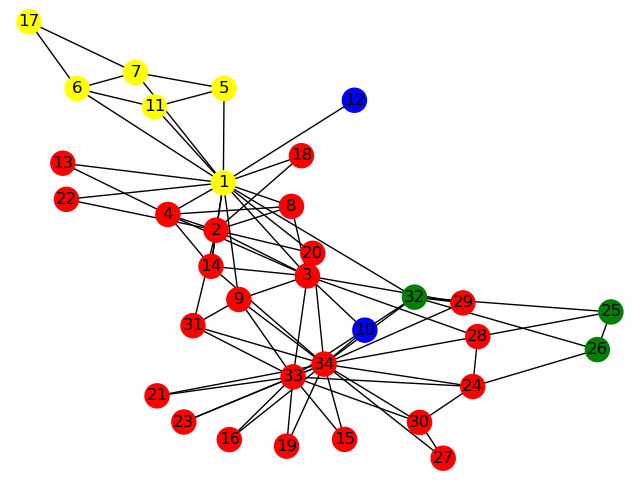

Source code (Python):
from collections import defaultdict
import networkx as nx
import matplotlib.pyplot as plt

class CPM():
    
    def __init__(self,G,k=3):
        self._G = G
        self._k = k

    def execute(self):
        # find all cliques which size > k
        cliques = list(nx.find_cliques(G))
        vid_cid = defaultdict(lambda:set())
        for i,c in enumerate(cliques):
            if len(c) < self._k:
                continue
            for v in c:
                vid_cid[v].add(i)
        
        # build clique neighbor
        clique_neighbor = defaultdict(lambda:set())
        remained = set()
        for i,c1 in enumerate(cliques):
            #if i % 100 == 0:
                #print i
            if len(c1) < self._k:
                continue
            remained.add(i)
            s1 = set(c1)
            candidate_neighbors = set()
            for v in c1:
                candidate_neighbors.update(vid_cid[v])
            candidate_neighbors.remove(i)
            for j in candidate_neighbors:
                c2 = cliques[j]
                if len(c2) < self._k:
                    continue
                if j < i:
                    continue
                s2 = set(c2)
                if len(s1 & s2) >= min(len(s1),len(s2)) -1:
                    clique_neighbor[i].add(j)
                    clique_neighbor[j].add(i) 
        
        # depth first search clique neighbors for communities
        communities = []
        for i,c in enumerate(cliques):
            if i in remained and len(c) >= self._k:
                #print 'remained cliques', len(remained)
                communities.append(set(c))
                neighbors = list(clique_neighbor[i])
                while len(neighbors) != 0:
                    n = neighbors.pop()
                    if n in remained:
                        #if len(remained) % 100 == 0:
                            #print 'remained cliques', len(remained)
                        communities[len(communities)-1].update(cliques[n])
                        remained.remove(n)
                        for nn in clique_neighbor[n]:
                            if nn in remained:
                                neighbors.append(nn)
        return communities
        
if __name__ == '__main__':
    # G = nx.karate_club_graph()
    G = nx.read_gml('karate.gml',label='id')
    algorithm = CPM(G, 3)
    communities = algorithm.execute()
    count = 0
    # print(len(G.nodes))
    color_map={}
    for i in range(1,len(G.nodes)):
        color_map[i]='blue'
    # print(color_map)
    node_list = list(G.nodes)
    color=['red','yellow','green','pink','blue']
    for community in communities:
        print(community)
        count += 1
        community = list(community)
        for i in range(len(community)):
            color_map[node_list[community[i]-1]]=color[count-1]
    # color_map=list(color_map)
    color_map1 = [c[1] for c in  sorted(color_map.items(),key=lambda x:x[0])]

    options = {
        "node_color":color_map1,
        "with_labels": True
    }

    nx.draw(G, **options)
    plt.show()
